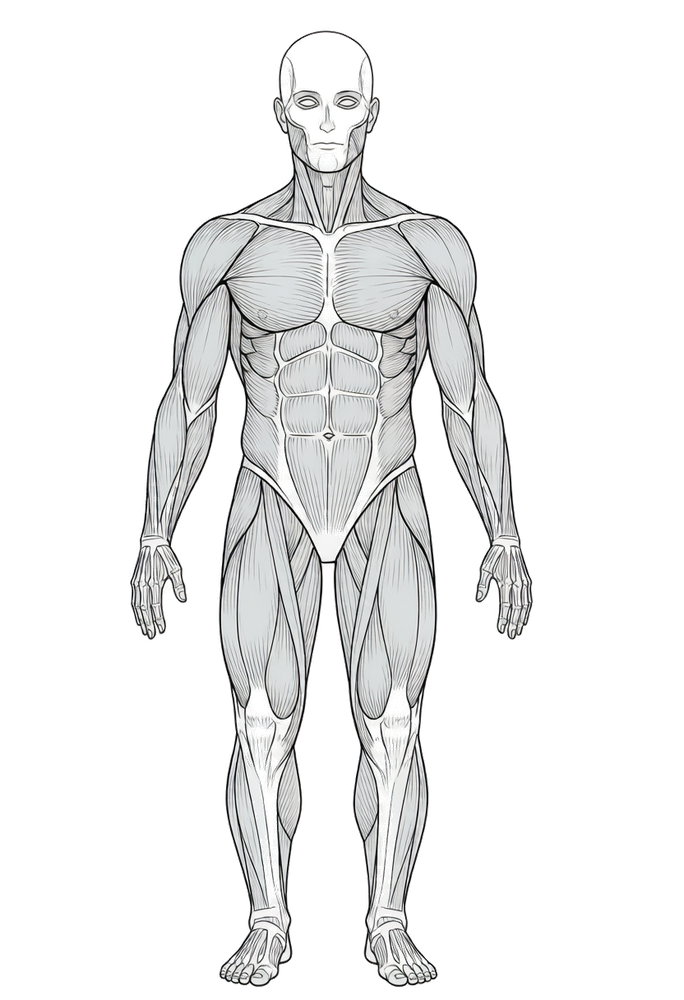
#> input picture muscle-body.png, 684 x 1000 px, shrunk from 832 x 1216 before the run
$ python extract-contour-fill.py
#> lines starting #> are read from the running program, lines starting #| are printed output that depends on the picture; after the words box and inside, x2 and y2 are one past the last pixel; in counts of white or black regions, pixels touching at a corner belong together
from PIL import Image
import numpy as np

img = Image.open('muscle-body.png')
#> img is the input picture: PIL image 684x1000 RGBA; mean R, G, B, A 51.1, 51.4, 51.4, 64.7
arr = np.array(img)
alpha = arr[:, :, 3]
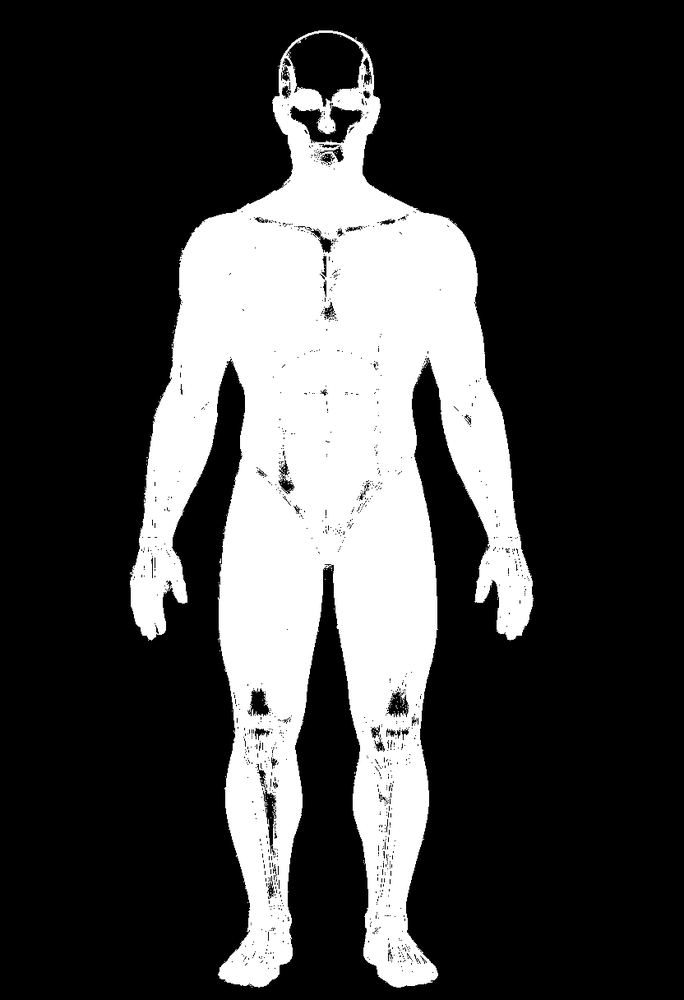
#> alpha: shape (1000, 684); min 0, max 255, mean 64.7
H, W = arr.shape[:2]
#> H = 1000; W = 684

# Binary mask: body pixels (alpha >= 128)
mask = alpha >= 128
#> mask: shape (1000, 684) bool; 25.4% white; 54 white regions (53 under 20 px), largest, box (x1, y1, x2, y2) and area: (130, 30, 534, 988) 173849

# Flood-fill from borders to find external background
external = np.zeros((H, W), dtype=bool)
queue = []

# Add border background pixels to queue
for y in range(H):
    if not mask[y, 0]:
        queue.append((y, 0))
        external[y, 0] = True
    if not mask[y, W - 1]:
        queue.append((y, W - 1))
        external[y, W - 1] = True
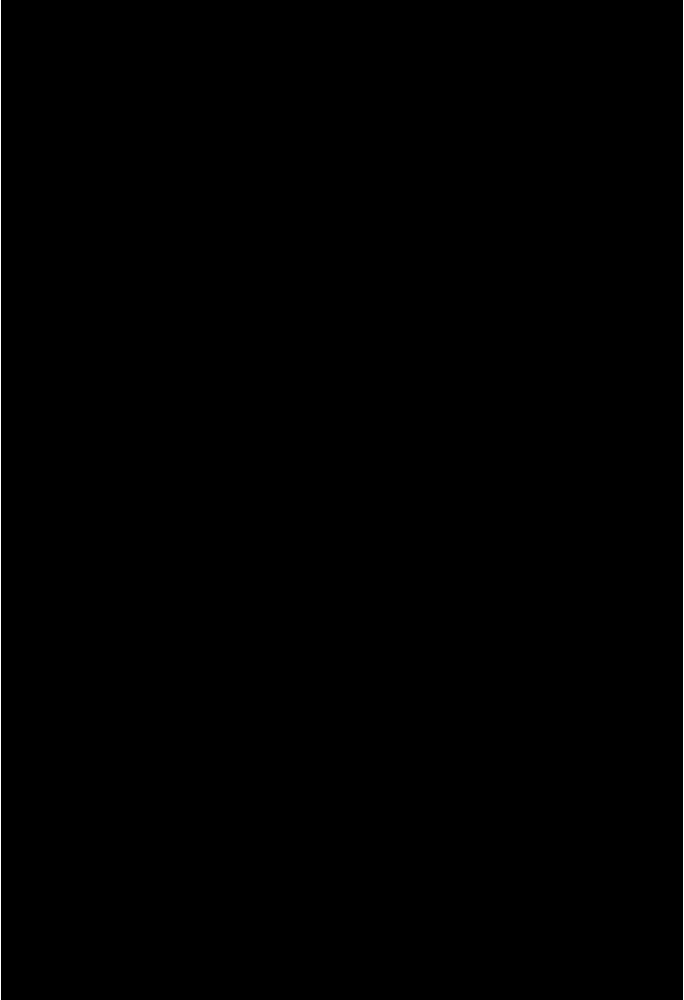
#> external: shape (1000, 684) bool; 0.29% white in thin lines or dots
#> after the loop, queue = 2000 pairs, first value 0 to 999, second value 0 to 683
for x in range(W):
    if not mask[0, x]:
        queue.append((0, x))
        external[0, x] = True
    if not mask[H - 1, x]:
        queue.append((H - 1, x))
        external[H - 1, x] = True
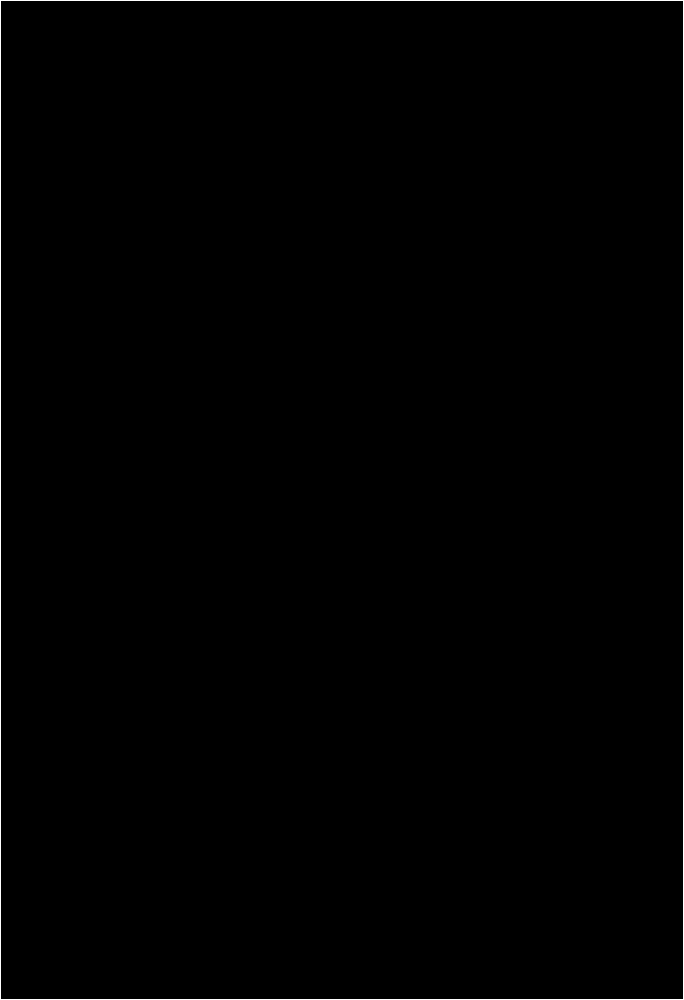
#> external: shape (1000, 684) bool; 0.49% white in thin lines or dots
#> after the loop, queue = 3368 pairs, first value 0 to 999, second value 0 to 683

# BFS flood fill through background pixels
head = 0
while head < len(queue):
    y, x = queue[head]
    head += 1
    for dy, dx in [(-1, 0), (1, 0), (0, -1), (0, 1)]:
        ny, nx = y + dy, x + dx
        if 0 <= ny < H and 0 <= nx < W and not mask[ny, nx] and not external[ny, nx]:
            external[ny, nx] = True
            queue.append((ny, nx))
#> this loop made 500533 passes
#> (y, x) on passes 1 to 3: (0, 0), (0, 683), (1, 0)
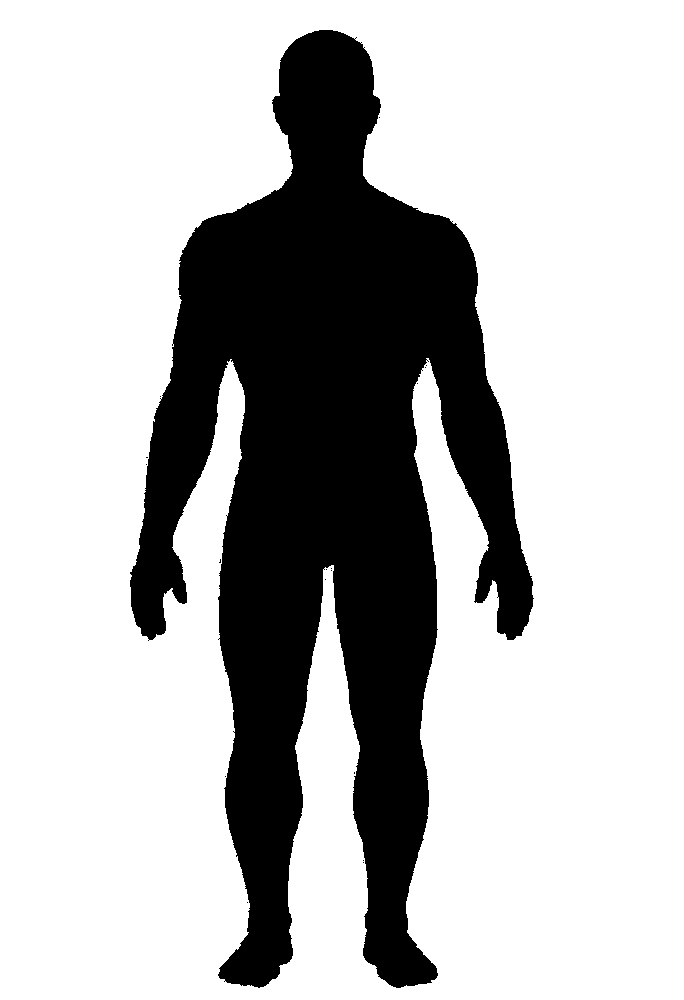
#> external: shape (1000, 684) bool; 73.2% white; 18 black regions (17 under 20 px), largest, box (x1, y1, x2, y2) and area: (130, 30, 534, 988) 183448
#> after the loop, head = 500533; queue = 500533 items

# Fill holes: background pixels that are not external
filled = mask.copy()
filled[~mask & ~external] = True

# Extract segments from filled mask
segments = {}
for y in range(H):
    row = filled[y]
    if not row.any():
        continue
    segs = []
    in_seg = False
    start = 0
    for x in range(W):
        if row[x] and not in_seg:
            start = x
            in_seg = True
        elif not row[x] and in_seg:
            segs.append((start, x - 1))
            in_seg = False
    if in_seg:
        segs.append((start, W - 1))
    segments[y] = segs
#> after the loop, segments = 958 items

# Build compact JS
parts = []
for y, segs in segments.items():
    flat = []
    for s in segs:
        flat.append(str(s[0]))
        flat.append(str(s[1]))
    inner = ",".join(flat)
    parts.append(str(y) + ":[" + inner + "]")
#> this loop made 958 passes
#> segs on passes 1 to 3: [(319, 332)], [(314, 337)], [(312, 340)]
#> after the loop, parts = 958 items, first 6: '30:[319,332]', '31:[314,337]', '32:[312,340]', '33:[308,343]', '34:[306,345]', '35:[304,347]'

js = "var BODY_CONTOUR={" + ",".join(parts) + "};"
with open('body-contour.js', 'w', encoding='utf-8') as f:
    f.write(js)

# Stats
total_segs = sum(len(segs) for segs in segments.values())
#> total_segs = 2041
holes_filled = int((~mask & ~external).sum())
#> holes_filled = 9549
print("Rows:", len(segments), "Total segments:", total_segs, "Holes filled:", holes_filled)
#| Rows: 958 Total segments: 2041 Holes filled: 9549
print("JS size:", len(js), "chars")
#| JS size: 22025 chars
